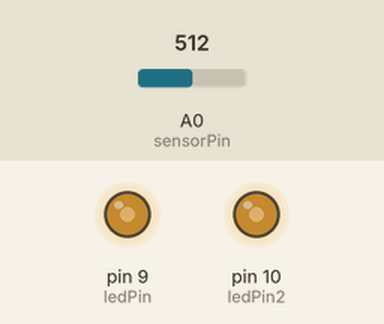
This sketch was run on a simulated Arduino Uno, built with avr-gcc and run on an emulated ATmega328P. Parts: output pins drawn as LEDs (lit = HIGH). Inputs (shaded band) come from the test bench; at power-on: A0 (sensorPin) = 512.

Above: at 1.2 s.
1.3 s: A0 (sensorPin) set to 716
At 2.7 s:
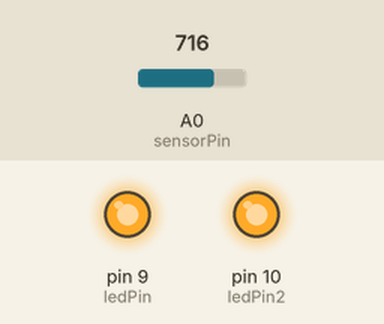
3.0 s: A0 (sensorPin) set to 511
At 4.1 s:
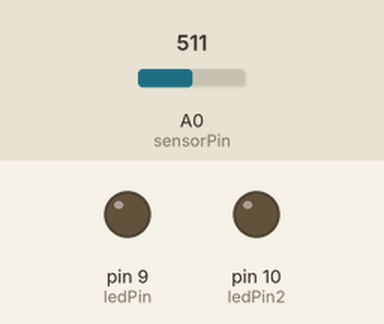
4.6 s: A0 (sensorPin) set to 555
At 5.3 s:
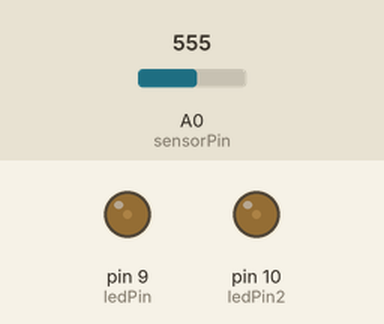
6.2 s: A0 (sensorPin) set to 306
At 6.6 s:
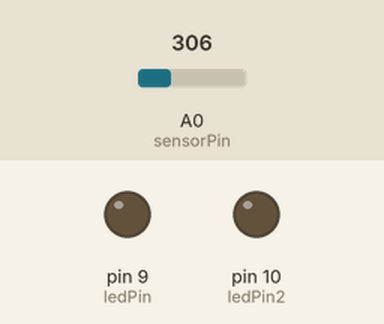
7.8 s: A0 (sensorPin) set to 325
9.3 s: A0 (sensorPin) set to 344
At 10.4 s:
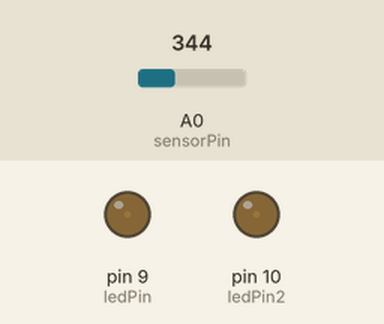
Timing chart, 0 to 12.0 s (numbered marks = the images above; inputs shaded):
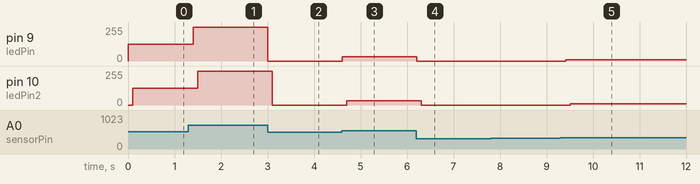

The sketch:

Ardunio_6.ino
```cpp
/*
SparkFun Inventor's Kit
Example sketch 06

PHOTORESISTOR

  Use a photoresistor (light sensor) to control the brightness
  of a LED.

Hardware connections:

  Photo resistor:

    Connect one side of the photoresistor to 5 Volts (5V).
    Connect the other side of the photoresistor to ANALOG pin 0.
    Connect a 10K resistor between ANALOG pin 0 and GND.

    This creates a voltage divider, with the photoresistor one
    of the two resistors. The output of the voltage divider
    (connected to A0) will vary with the light level.

  LED:

    Connect the positive side (long leg) of the LED to
    digital pin 9. (To vary the brightness, this pin must
    support PWM, which is indicated by "~" or "PWM" on the
    Arduino itself.)

    Connect the negative side of the LED (short leg) to a
    330 Ohm resistor.

    Connect the other side of the resistor to GND.

This sketch was written by SparkFun Electronics,
with lots of help from the Arduino community.
This code is completely free for any use.
Visit http://learn.sparkfun.com/products/2 for SIK information.
Visit http://www.arduino.cc to learn about the Arduino.

Version 2.0 6/2012 MDG
*/


// As usual, we'll create constants to name the pins we're using.
// This will make it easier to follow the code below.

const int sensorPin = 0;
const int ledPin = 9;
const int ledPin2 = 10;

// We'll also set up some global variables for the light level:

int lightLevel, high = 0, low = 1023;


void setup()
{
  // We'll set up the LED pin to be an output.
  // (We don't need to do anything special to use the analog input.)

  pinMode(ledPin, OUTPUT);
  pinMode(ledPin2, OUTPUT);
}


void loop()
{
  // Just as we've done in the past, we'll use the analogRead()
  // function to measure the voltage coming from the photoresistor
  // resistor pair. This number can range between 0 (0 Volts) and
  // 1023 (5 Volts), but this circuit will have a smaller range
  // between dark and light.

  lightLevel = analogRead(sensorPin);

  // We now want to use this number to control the brightness of
  // the LED. But we have a problem: the analogRead() function
  // returns values between 0 and 1023, and the analogWrite()
  // function wants values from 0 to 255.

  // We can solve this by using two handy functions called map()
  // and constrain(). Map will change one range of values into
  // another range. If we tell map() our "from" range is 0-1023,
  // and our "to" range is 0-255, map() will squeeze the larger
  // range into the smaller. (It can do this for any two ranges.)

  // lightLevel = map(lightLevel, 0, 1023, 0, 255);

  // Because map() could still return numbers outside the "to"
  // range, (if they're outside the "from" range), we'll also use
  // a function called constrain() that will "clip" numbers into
  // a given range. If the number is above the range, it will reset
  // it to be the highest number in the range. If the number is
  // below the range, it will reset it to the lowest number.
  // If the number is within the range, it will stay the same.

  // lightLevel = constrain(lightLevel, 0, 255);

  // Here's one last thing to think about. The circuit we made
  // won't have a range all the way from 0 to 5 Volts. It will
  // be a smaller range, such as 300 (dark) to 800 (light).
  // If we just pass this number directly to map(), the LED will
  // change brightness, but it will never be completely off or
  // completely on.

  // You can fix this two ways, each of which we'll show
  // in the functions below. Uncomment ONE of them to
  // try it out:

  // manualTune();  // manually change the range from light to dark

  autoTune();  // have the Arduino do the work for us!


  // The above functions will alter lightLevel to be cover the
  // range from full-on to full-off. Now we can adjust the
  // brightness of the LED:

  analogWrite(ledPin, lightLevel);
  delay(100);
  analogWrite(ledPin2, lightLevel);
  delay(100);


  // The above statement will brighten the LED along with the
  // light level. To do the opposite, replace "lightLevel" in the
  // above analogWrite() statement with "255-lightLevel".
  // Now you've created a night-light!
}


void manualTune()
{
  // As we mentioned above, the light-sensing circuit we built
  // won't have a range all the way from 0 to 1023. It will likely
  // be more like 300 (dark) to 800 (light). If you run this sketch
  // as-is, the LED won't fully turn off, even in the dark.

  // You can accommodate the reduced range by manually
  // tweaking the "from" range numbers in the map() function.
  // Here we're using the full range of 0 to 1023.
  // Try manually changing this to a smaller range (300 to 800
  // is a good guess), and try it out again. If the LED doesn't
  // go completely out, make the low number larger. If the LED
  // is always too bright, make the high number smaller.

  // Remember you're JUST changing the 0, 1023 in the line below!

  lightLevel = map(lightLevel, 0, 1023, 0, 255);
  lightLevel = constrain(lightLevel, 0, 255);

  // Now we'll return to the main loop(), and send lightLevel
  // to the LED.
}


void autoTune()
{
  // As we mentioned above, the light-sensing circuit we built
  // won't have a range all the way from 0 to 1023. It will likely
  // be more like 300 (dark) to 800 (light).

  // In the manualTune() function above, you need to repeatedly
  // change the values and try the program again until it works.
  // But why should you have to do that work? You've got a
  // computer in your hands that can figure things out for itself!

  // In this function, the Arduino will keep track of the highest
  // and lowest values that we're reading from analogRead().

  // If you look at the top of the sketch, you'll see that we've
  // initialized "low" to be 1023. We'll save anything we read
  // that's lower than that:

  if (lightLevel < low)
  {
    low = lightLevel;
  }

  // We also initialized "high" to be 0. We'll save anything
  // we read that's higher than that:

  if (lightLevel > high)
  {
    high = lightLevel;
  }

  // Once we have the highest and lowest values, we can stick them
  // directly into the map() function. No manual tweaking needed!

  // One trick we'll do is to add a small offset to low and high,
  // to ensure that the LED is fully-off and fully-on at the limits
  // (otherwise it might flicker a little bit).

  lightLevel = map(lightLevel, low+25, high-25, 0, 255);
  lightLevel = constrain(lightLevel, 0, 255);


  // Now we'll return to the main loop(), and send lightLevel
  // to the LED.
}
```

Measured:
- after the input at 1.3 s, pin 9 (ledPin): 127/255 → 255/255 after 0.10 s; pin 10 (ledPin2): 127/255 → 255/255 after 0.20 s
- after the input at 3.0 s, pin 9 (ledPin): 255/255 → 0/255 at once; pin 10 (ledPin2): 255/255 → 0/255 after 0.10 s
- after the input at 4.6 s, pin 9 (ledPin): 0/255 → 31/255 at once; pin 10 (ledPin2): 0/255 → 31/255 after 0.10 s
- after the input at 6.2 s, pin 9 (ledPin): 31/255 → 0/255 at once; pin 10 (ledPin2): 31/255 → 0/255 after 0.11 s
- after the input at 7.8 s, every drawn part: stays the same
- after the input at 9.3 s, pin 9 (ledPin): 0/255 → 9/255 after 0.11 s; pin 10 (ledPin2): 0/255 → 9/255 after 0.21 s
